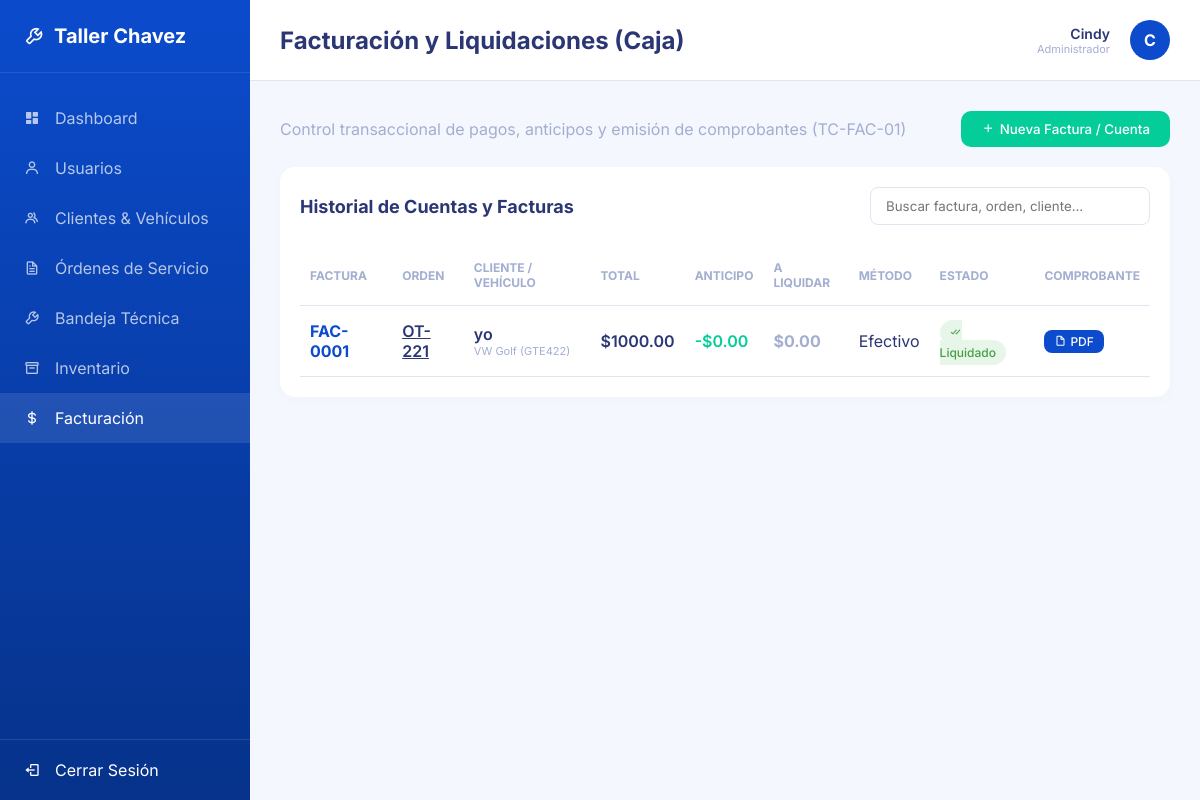
Page /facturacion/ (signed in) on the committed database.
### usuarios/models.py (models this page shows, shortened)
class UsuarioPersonalizado(AbstractUser):
    ROLES = (
        ('ADMIN', 'Administrador'),
        ('MECANICO', 'Mecánico'),
        ('RECEPCIONISTA', 'Recepcionista'),
    )
    rol = models.CharField(max_length=20, choices=ROLES, default='RECEPCIONISTA')
    telefono = models.CharField(max_length=20, blank=True, null=True)

### facturacion/models.py (models this page shows, shortened)
class Factura(models.Model):
    ESTADOS = (
        ('PENDIENTE', 'Pendiente de Pago'),
        ('PAGADO', 'Liquidado / Pagado'),
    )
    METODOS_PAGO = (
        ('EFECTIVO', 'Efectivo'),
        ('TARJETA_CREDITO', 'Tarjeta de Crédito'),
        ('TARJETA_DEBITO', 'Tarjeta de Débito'),
        ('TRANSFERENCIA', 'Transferencia Bancaria'),
        ('OTRO', 'Otro'),
    )
    orden = models.OneToOneField(OrdenServicio, on_delete=models.CASCADE, related_name='factura')
    mano_de_obra = models.DecimalField(max_digits=10, decimal_places=2, default=Decimal('0.00'))
    costo_refacciones = models.DecimalField(max_digits=10, decimal_places=2, default=Decimal('0.00'))
    subtotal = models.DecimalField(max_digits=10, decimal_places=2, default=Decimal('0.00'))
    iva = models.DecimalField(max_digits=10, decimal_places=2, default=Decimal('0.00'))
    total = models.DecimalField(max_digits=10, decimal_places=2, default=Decimal('0.00'))
    anticipo_aplicado = models.DecimalField(max_digits=10, decimal_places=2, default=Decimal('0.00'))
    saldo_pendiente = models.DecimalField(max_digits=10, decimal_places=2, default=Decimal('0.00'))
    estado = models.CharField(max_length=20, choices=ESTADOS, default='PENDIENTE')
    metodo_pago = models.CharField(max_length=50, choices=METODOS_PAGO, blank=True, null=True)
    fecha_emision = models.DateTimeField(auto_now_add=True)
    fecha_pago = models.DateTimeField(blank=True, null=True)
    notas = models.TextField(blank=True, null=True)

### ordenes/models.py (models this page shows, shortened)
class OrdenServicio(models.Model):
    ESTADOS = (
        ('RECIBIDO', 'Recibido'),
        ('EN_PROCESO', 'En Proceso'),
        ('CONCLUIDO', 'Concluido'),
        ('COMPLETADO', 'Concluido'), # Compatibilidad
    )
    PRIORIDADES = (
        ('BAJA', 'Baja'),
        ('MEDIA', 'Media'),
        ('ALTA', 'Alta'),
    )
    numero = models.CharField(max_length=20, unique=True)
    cliente = models.ForeignKey(Cliente, on_delete=models.CASCADE)
    vehiculo = models.ForeignKey(Vehiculo, on_delete=models.CASCADE)
    mecanico = models.ForeignKey(UsuarioPersonalizado, on_delete=models.SET_NULL, null=True, blank=True, related_name='ordenes_asignadas')
    estado = models.CharField(max_length=20, choices=ESTADOS, default='RECIBIDO')
    prioridad = models.CharField(max_length=20, choices=PRIORIDADES, default='MEDIA')
    descripcion = models.TextField(help_text="Motivo de ingreso o falla reportada por el cliente.")
    diagnostico = models.TextField(blank=True, null=True, help_text="Diagnóstico técnico registrado por el mecánico.")
    observaciones = models.TextField(blank=True, null=True, help_text="Observaciones adicionales de reparación.")
    foto_inicial = models.ImageField(upload_to='evidencias/inicial/', blank=True, null=True)
    foto_final = models.ImageField(upload_to='evidencias/final/', blank=True, null=True)
    mano_de_obra = models.DecimalField(max_digits=10, decimal_places=2, default=Decimal('0.00'))
    anticipo = models.DecimalField(max_digits=10, decimal_places=2, default=Decimal('0.00'))
    costo_estimado = models.DecimalField(max_digits=10, decimal_places=2, default=Decimal('0.00'))
    tiempo_estimado = models.CharField(max_length=50, blank=True, null=True)
    inventario_descontado = models.BooleanField(default=False)
    fecha_creacion = models.DateTimeField(auto_now_add=True)
    fecha_actualizacion = models.DateTimeField(auto_now=True)
    def __str__(self):
        return f"OT-{self.numero} - {self.vehiculo.placa} ({self.get_estado_display()})"

### clientes/models.py (models this page shows, shortened)
class Cliente(models.Model):
    nombre = models.CharField(max_length=100)
    email = models.EmailField(unique=True, blank=True, null=True)
    telefono = models.CharField(max_length=20)
    direccion = models.TextField(blank=True, null=True)
    fecha_registro = models.DateTimeField(auto_now_add=True)

class Vehiculo(models.Model):
    cliente = models.ForeignKey(Cliente, on_delete=models.CASCADE, related_name='vehiculos')
    marca = models.CharField(max_length=50)
    modelo = models.CharField(max_length=50)
    anio = models.IntegerField()
    color = models.CharField(max_length=30, default='Sin especificar')
    placa = models.CharField(max_length=20, unique=True)
    vin = models.CharField(max_length=17, unique=True, null=True, blank=True)
    kilometraje = models.IntegerField(default=0)

### facturacion/views.py (the view)
# urls.py: path('', views.facturacion_lista, name='facturacion_lista'),
@role_required(['ADMIN', 'RECEPCIONISTA'])
def facturacion_lista(request):
    if request.method == 'POST':
        form = FacturaForm(request.POST)
        if form.is_valid():
            factura = form.save(commit=False)
            factura.calcular_totales()
            if factura.estado == 'PAGADO' and not factura.fecha_pago:
                factura.fecha_pago = timezone.now()
            factura.save()
            messages.success(request, f'Factura #{factura.id} generada exitosamente con cálculo automático de Mano de Obra y Refacciones.')
            return redirect('facturacion_lista')
        else:
            for field, errors in form.errors.items():
                for error in errors:
                    messages.error(request, f"{error}")
    else:
        form = FacturaForm()
    facturas = Factura.objects.all().select_related('orden__cliente', 'orden__vehiculo').order_by('-fecha_emision')
    pago_form = RegistrarPagoForm()
    return render(request, 'facturacion/lista.html', {'facturas': facturas, 'form': form, 'pago_form': pago_form})

### facturacion/templates/facturacion/lista.html (shortened to what this page needs)
{% extends 'base.html' %}
{% block page_title %}Facturación y Liquidaciones (Caja){% endblock %}
{% block content %}
<div style="display: flex; justify-content: space-between; align-items: center; margin-bottom: 20px;">
    <p style="color: var(--text-muted); margin: 0;">Control transaccional de pagos, anticipos y emisión de comprobantes (TC-FAC-01)</p>
    <button onclick="openModal('modalFactura')" style="background: var(--success-green); color: white; border: none; padding: 10px 20px; border-radius: 10px; cursor: pointer; display: flex; align-items: center; gap: 5px; font-weight: 500;">
        <i class='bx bx-plus'></i> Nueva Factura / Cuenta
    </button>
</div>
<div class="card-table">
    <div style="display: flex; justify-content: space-between; align-items: center; margin-bottom: 20px;">
        <div class="card-table-header" style="margin-bottom: 0;">Historial de Cuentas y Facturas</div>
        <input type="text" id="busquedaFacturas" placeholder="Buscar factura, orden, cliente..." style="padding: 10px 15px; border: 1px solid var(--border-color); border-radius: 8px; outline: none; width: 280px;">
    </div>
    <table id="tablaFacturas">
        <thead>
            <tr>
                <th>FACTURA</th>
                <th>ORDEN</th>
                <th>CLIENTE / VEHÍCULO</th>
                <th>TOTAL</th>
                <th>ANTICIPO</th>
                <th>A LIQUIDAR</th>
                <th>MÉTODO</th>
                <th>ESTADO</th>
                <th>COMPROBANTE</th>
            </tr>
        </thead>
        <tbody>
            {% for factura in facturas %}
            <tr>
                <td style="color: var(--primary-blue); font-weight: bold;">FAC-{{ factura.id|stringformat:"04d" }}</td>
                <td>
                    <a href="{% url 'orden_detalle' factura.orden.id %}" style="color: var(--text-main); font-weight: 600; text-decoration: underline;">
                        OT-{{ factura.orden.numero }}
                    </a>
                </td>
                <td>
                    <div style="font-weight: 600;">{{ factura.orden.cliente.nombre }}</div>
                    <div style="font-size: 11px; color: var(--text-muted);">{{ factura.orden.vehiculo.marca }} {{ factura.orden.vehiculo.modelo }} ({{ factura.orden.vehiculo.placa }})</div>
                </td>
                <td style="font-weight: 600;">${{ factura.total|floatformat:2 }}</td>
                <td style="color: var(--success-green); font-weight: 600;">-${{ factura.anticipo_aplicado|floatformat:2 }}</td>
                <td style="font-weight: bold; color: {% if factura.estado == 'PAGADO' %}var(--text-muted){% else %}#d32f2f{% endif %};">
                    ${{ factura.saldo_pendiente|floatformat:2 }}
                </td>
                <td>{{ factura.get_metodo_pago_display|default:"-" }}</td>
                <td>
                    {% if factura.estado == 'PAGADO' %}
                        <span class="badge completado"><i class='bx bx-check-double'></i> Liquidado</span>
                    {% else %}
                        <span class="badge" style="background: #fff3e0; color: #fb8c00; cursor: pointer;" onclick="openModal('modalPagar{{ factura.id }}')">
                            <i class='bx bx-time'></i> Pendiente de Cobro
                        </span>
                    {% endif %}
                </td>
                <td>
                    <div style="display: flex; gap: 8px; align-items: center;">
                        {% if factura.estado == 'PAGADO' %}
                            <a href="{% url 'generar_pdf_factura' factura.id %}" target="_blank" class="btn btn-primary" style="padding: 4px 10px; font-size: 12px; text-decoration: none; display: inline-flex; align-items: center; gap: 4px;" title="Descargar PDF">
                                <i class='bx bx-file-blank'></i> PDF
                            </a>
                        {% endif %}
                    </div>
                </td>
            </tr>
            {% empty %}
            <tr>
                <td colspan="9" style="text-align: center; padding: 30px; color: var(--text-muted);">No hay facturas registradas en el sistema.</td>
            </tr>
            {% endfor %}
        </tbody>
    </table>
</div>
{% endblock %}

### nucleo/templates/base.html (shortened to what this page needs)
<!DOCTYPE html>
<html lang="es">
<head>
    <link href="https://unpkg.com/boxicons@2.1.4/css/boxicons.min.css" rel="stylesheet">
    {% load static %}
    <link rel="stylesheet" href="{% static 'css/estilos.css' %}">
</head>
<body>
    <aside class="sidebar">
        <div class="sidebar-header">
            <i class='bx bx-wrench'></i>
            <span>Taller Chavez</span>
        </div>
        <ul class="nav-links">
            <a href="{% url 'dashboard' %}">
                <li class="{% if request.resolver_match.url_name == 'dashboard' %}active{% endif %}">
                    <i class='bx bxs-dashboard'></i> Dashboard
                </li>
            </a>
            {% if request.user.rol == 'ADMIN' %}
            <a href="{% url 'usuarios_lista' %}">
                <li class="{% if 'usuario' in request.resolver_match.url_name %}active{% endif %}">
                    <i class='bx bx-user'></i> Usuarios
                </li>
            </a>
            {% endif %}
            {% if request.user.rol == 'ADMIN' or request.user.rol == 'RECEPCIONISTA' %}
            <a href="{% url 'clientes_lista' %}">
                <li class="{% if 'cliente' in request.resolver_match.url_name %}active{% endif %}">
                    <i class='bx bx-group'></i> Clientes & Vehículos
                </li>
            </a>
            {% endif %}
            <a href="{% url 'ordenes_lista' %}">
                <li class="{% if 'orden' in request.resolver_match.url_name and request.resolver_match.url_name != 'ordenes_bandeja' %}active{% endif %}">
                    <i class='bx bx-file'></i> Órdenes de Servicio
                </li>
            </a>
            {% if request.user.rol == 'MECANICO' or request.user.rol == 'ADMIN' %}
            <a href="{% url 'ordenes_bandeja' %}">
                <li class="{% if request.resolver_match.url_name == 'ordenes_bandeja' %}active{% endif %}">
                    <i class='bx bx-wrench'></i> Bandeja Técnica
                </li>
            </a>
            {% endif %}
            {% if request.user.rol == 'ADMIN' or request.user.rol == 'RECEPCIONISTA' %}
            <a href="{% url 'inventario_lista' %}">
                <li class="{% if 'inventario' in request.resolver_match.url_name %}active{% endif %}">
                    <i class='bx bx-box'></i> Inventario
                </li>
            </a>
            <a href="{% url 'facturacion_lista' %}">
                <li class="{% if 'factura' in request.resolver_match.url_name %}active{% endif %}">
                    <i class='bx bx-dollar'></i> Facturación
                </li>
            </a>
            {% endif %}
        </ul>
        <a href="{% url 'logout' %}" style="text-decoration: none; color: inherit; margin-top: auto;">
            <div class="logout-btn">
                <i class='bx bx-log-out'></i>
                <span>Cerrar Sesión</span>
            </div>
        </a>
    </aside>
    <main class="main-content">
        <header class="top-header">
            <div class="page-title">{% block page_title %}Dashboard{% endblock %}</div>
            <div class="user-profile">
                <div style="text-align: right; margin-right: 10px;">
                    <div style="font-weight: 600; font-size: 14px;">{{ request.user.first_name|default:request.user.username }}</div>
                    <div style="font-size: 11px; color: var(--text-muted);">{{ request.user.get_rol_display }}</div>
                </div>
                <div class="avatar">
                    {{ request.user.first_name|default:request.user.username|make_list|first|upper }}
                </div>
            </div>
        </header>
        <div class="content-wrapper">
            {% block content %}
            {% endblock %}
        </div>
    </main>
</body>
</html>

### rows in the picture
UsuarioPersonalizado: user.first_name "Cindy", user.rol "Administrador", user.first_name|make_list "C"
Factura: id "0001", orden.numero "221", orden.cliente.nombre "yo", orden.vehiculo.marca "VW", orden.vehiculo.modelo "Golf", orden.vehiculo.placa "GTE422", total "1000.00", anticipo_aplicado "0.00", saldo_pendiente "0.00", metodo_pago "Efectivo", estado "PAGADO" (drawn)
